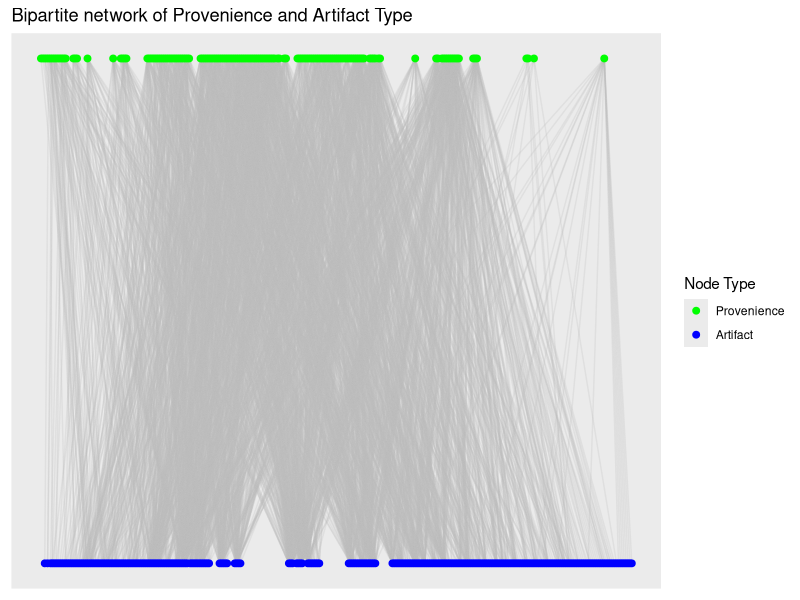
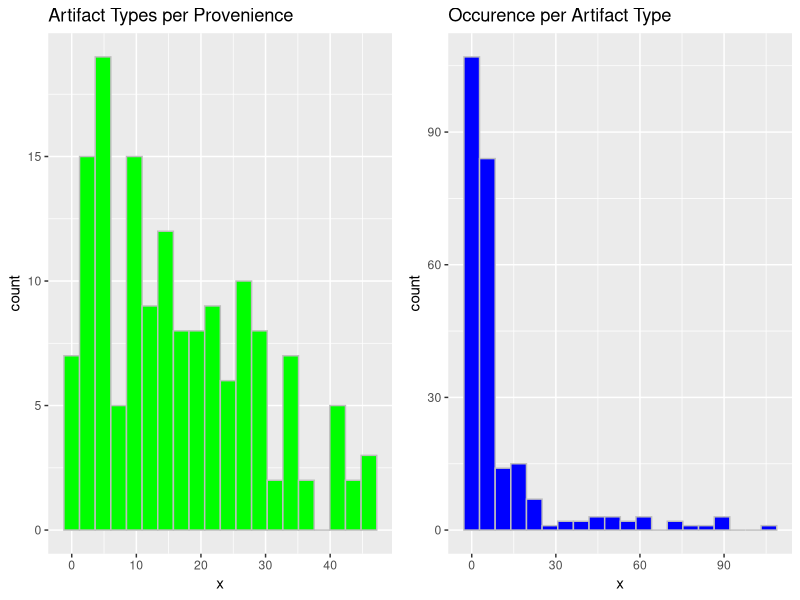
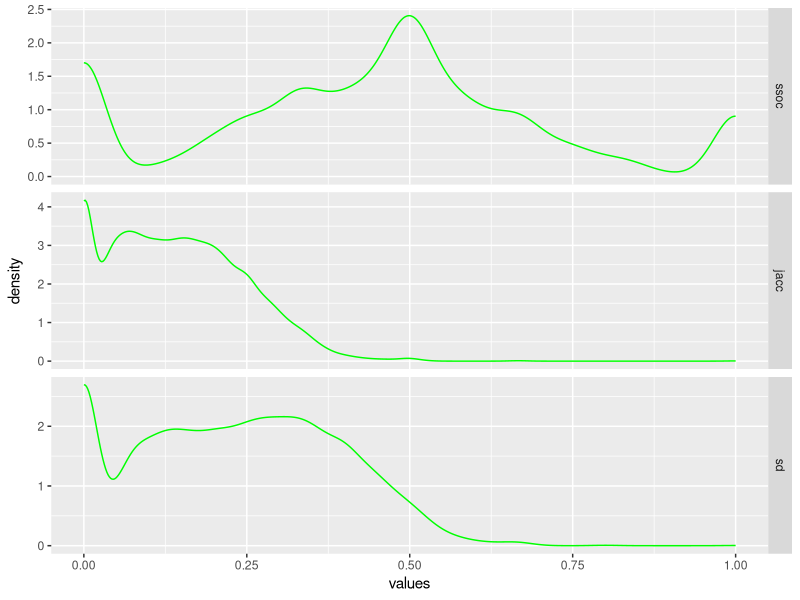
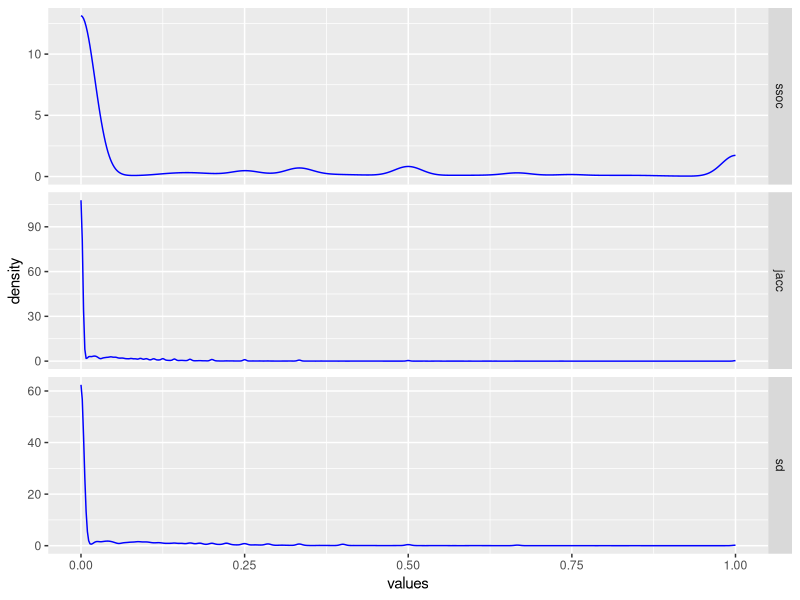
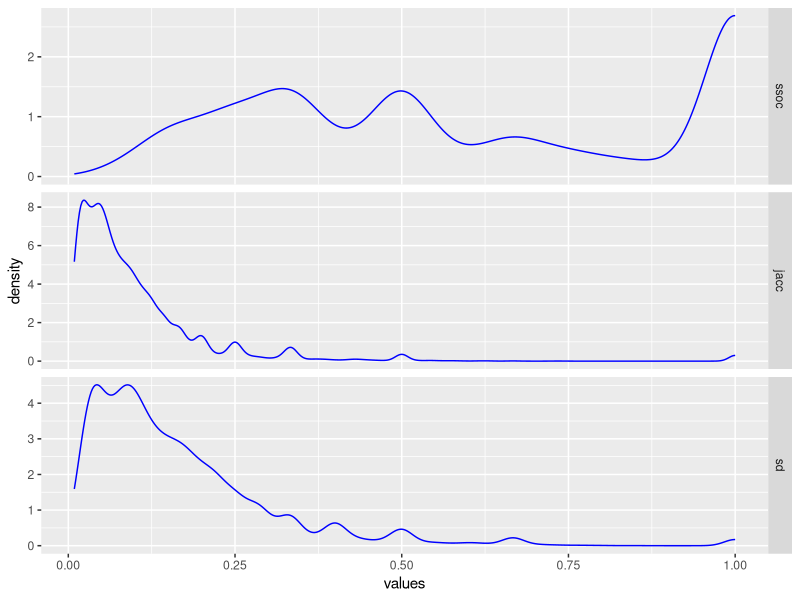

These figures' R source, in order:
## ---- chunk 1

require(tidyverse)
require(igraph)
require(ggraph)

# Read in edgelist into data frame
dat <- read_csv("Catalog_SiteA.csv",
                col_select = c(LEVEL_ID, CODE))

# Create graph
g_assemblages_bpg <-
  graph_from_data_frame(unique.data.frame(dat),
                        directed = FALSE)

# Assign bipartite node types
V(g_assemblages_bpg)$type <-
  bipartite_mapping(g_assemblages_bpg)$type

## ---- chunk 2
#| fig-width: 8
#| fig-cap: "Bipartite graph of artifact-provenience connections."

# Plot bipartite graph
g_assemblages_bpg %>%
  ggraph(layout = "bipartite") +
  geom_edge_link(color = "gray", alpha = 0.25) +
  geom_node_point(aes(color = type), size = 2) +
  scale_color_manual(
    values = c("green", "blue"),
    name = "Node Type",
    breaks = c(FALSE, TRUE),
    labels = c("Provenience", "Artifact")) +
  ggtitle("Bipartite network of Provenience and Artifact Type")
  

## ---- chunk 3

g_assemblages_bpg_inc <- as_incidence_matrix(g_assemblages_bpg)

# View the first few rows and columns
g_assemblages_bpg_inc[1:5, 1:15]

## ---- chunk 4

# Szymkiewicz-Simpson overlap coefficient for binary incidence matrices

overlap_coef_bin <- function(x) {
  # Calculate the pairwise sums of non-zero matrix elements to find the number
  # of intersecting elements between each input column
  bin_intersect_mat <- t(x) %*% x
  
  # Calculate the input column sums to find the individual size of each set
  col_sum <- apply(x, 2, function(xx)
    sum(xx != 0))
  
  # Find the smaller of each pair of sets by taking the matrix outer minimum
  min_set_size_mat <- outer(col_sum, col_sum, FUN = pmin)
  
  # Szymkiewicz-Simpson overlap coefficient is the pairwise intersection of two
  # sets divided by the size of the smaller set
  ssoc <- bin_intersect_mat / min_set_size_mat
  
  # Set diagonal to identity
  diag(ssoc) <- 1
  
  # Assign input column names to rows and columns of return matrix
  dimnames(ssoc) <- list(colnames(x), colnames(x))
  
  return(ssoc)
}

## ---- chunk 5

# Jaccard/Tanimoto similarity index for binary incidence matrices

jaccard_sim_bin <- function(x) {
  # Calculate the pairwise sums of non-zero matrix elements to find the number
  # of intersecting elements between each input column
  bin_intersect_mat <- t(x) %*% x
  
  # Calculate the input column sums to find the individual size of each set
  x_col_sum <- apply(x, 2, function(xx)
    sum(xx != 0))
  
  # Calculate the matrix outer sums for pairwise sum of set sizes
  set_size_sum_mat <- outer(x_col_sum, x_col_sum, FUN = "+")
  
  # Jaccard index is intersection of set sizes over the size of the union of
  # sets
  jacc <- bin_intersect_mat / (set_size_sum_mat - bin_intersect_mat)
  
  # Set diagonal to identity
  diag(jacc) <- 1
  
  # Assign input column names to rows and columns of return matrix
  dimnames(jacc) <- list(colnames(x), colnames(x))
  
  return(jacc)
}

## ---- chunk 6

# Sørensen–Dice Coefficient for binary incidence matrices

soren_dice_sim_bin <- function(x) {
  # Calculate the pairwise sums of non-zero matrix elements to find the number
  # of intersecting elements between each input column
  bin_intersect_mat <- t(x) %*% x
  
  # Calculate the input column sums, to find the individual size of each set
  col_sum <- apply(x, 2, function(xx)
    sum(xx != 0))
  
  # Calculate the matrix outer sums for pairwise sum of set sizes
  set_size_sum_mat <- outer(col_sum, col_sum, FUN = "+")
  
  # Sorenson-Dice index is twice the size of the intersection divided by the
  # sum of the size for each set
  sd <- (2 * bin_intersect_mat) / set_size_sum_mat
  
  # Set diagonal to identity
  diag(sd) <- 1
  
  # Assign input column names to rows and columns of return matrix
  dimnames(sd) <- list(colnames(x), colnames(x))
  return(sd)
  
}

## ---- chunk 7
#| fig-cap: "Sample size distributions for provenience and artifact types."

require(gridExtra)

grid.arrange(
  ggplot(
    data = data.frame(x = rowSums(g_assemblages_bpg_inc)), 
    aes(x = x)) +
    geom_histogram(color = "gray", fill = "green", bins = 20) +
    ggtitle("Artifact Types per Provenience"),
  
  ggplot(
    data = data.frame(x = colSums(g_assemblages_bpg_inc)), 
    aes(x = x)) +
    geom_histogram(color = "gray", fill = "blue", bins = 20) +
    ggtitle("Occurence per Artifact Type"),
  
  ncol = 2
)

## ---- chunk 8
# Overlap coefficient, provenience
prov_adj_ssoc <- overlap_coef_bin(t(g_assemblages_bpg_inc))

prov_ssoc_vals <-
  prov_adj_ssoc[lower.tri(prov_adj_ssoc, diag = FALSE)]

# Jaccard, provenience
prov_adj_jacc <- jaccard_sim_bin(t(g_assemblages_bpg_inc))

prov_jacc_vals <-
  prov_adj_jacc[lower.tri(prov_adj_jacc, diag = FALSE)]

# Sorenson-Dice
prov_adj_sd <- soren_dice_sim_bin(t(g_assemblages_bpg_inc))

prov_sd_vals <-
  prov_adj_sd[lower.tri(prov_adj_sd, diag = FALSE)]

# Make data frame to compare
prov_sims <-
  data.frame(ssoc = prov_ssoc_vals,
             jacc = prov_jacc_vals,
             sd = prov_sd_vals)

## ---- chunk 9
# Plot densities by similarity measure
prov_sims %>% stack() %>%
  ggplot(aes(x = values)) +
  geom_density(color = "green",
               alpha = 0.4) +
  facet_grid(ind ~ ., scales = "free")

## ---- chunk 10

# Overlap coefficient, artifact types
artifact_adj_ssoc <- overlap_coef_bin(g_assemblages_bpg_inc)

artifact_ssoc_vals <-
  artifact_adj_ssoc[lower.tri(artifact_adj_ssoc, diag = FALSE)]

# Jaccard, artifact types
artifact_adj_jacc <- jaccard_sim_bin(g_assemblages_bpg_inc)

artifact_jacc_vals <-
  artifact_adj_jacc[lower.tri(artifact_adj_jacc, diag = FALSE)]

#Sorenson-Dice, artifact types
artifact_adj_sd <- soren_dice_sim_bin(g_assemblages_bpg_inc)

artifact_sd_vals <-
  artifact_adj_sd[lower.tri(artifact_adj_sd, diag = FALSE)]

# Make data frame to compare
artifact_sims <-
  data.frame(ssoc = artifact_ssoc_vals, 
             jacc = artifact_jacc_vals, 
             sd = artifact_sd_vals)
## ---- chunk 11

# Plot densities by similarity measure
artifact_sims %>% stack() %>% 
  ggplot(aes(x = values)) +
  geom_density(color = "blue",
               alpha = 0.4) + 
  facet_grid(ind ~ ., scales = "free")

## ---- chunk 12
# Plot densities by similarity measure, excluding zeroes
artifact_sims %>% stack() %>% 
  filter(values > 0) %>% # Exclude zeroes
  ggplot(aes(x = values)) +
  geom_density(color = "blue",
               alpha = 0.4) + 
  facet_grid(ind ~ ., scales = "free")
